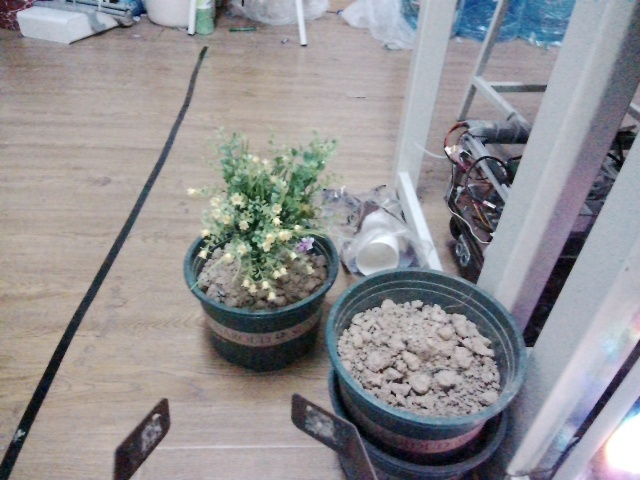
#> input picture src/tracking_pkg/scripts/captured_photos/photo_20250807_074842.jpg, 640 x 480 px, given in place of the camera
$ python canny.py
#> lines starting #> are read from the running program, lines starting #| are printed output that depends on the picture; after the words box and inside, x2 and y2 are one past the last pixel; in counts of white or black regions, pixels touching at a corner belong together
#!/usr/bin/env python3
import cv2
import numpy as np
from math import sqrt
from itertools import combinations

class LineKalmanFilter:
    def __init__(self):
        # 状态变量：[x1, y1, x2, y2, k]
        self.kf = cv2.KalmanFilter(5, 5)

        # 状态转移矩阵（假设线性运动）
        self.kf.transitionMatrix = np.array([
            [1, 0, 0, 0, 0],
            [0, 1, 0, 0, 0],
            [0, 0, 1, 0, 0],
            [0, 0, 0, 1, 0],
            [0, 0, 0, 0, 1]
        ], np.float32)

        # 观测矩阵（直接观测所有状态）
        self.kf.measurementMatrix = np.array([
            [1, 0, 0, 0, 0],
            [0, 1, 0, 0, 0],
            [0, 0, 1, 0, 0],
            [0, 0, 0, 1, 0],
            [0, 0, 0, 0, 1]
        ], np.float32)

        # 过程噪声协方差（调整滤波响应速度）
        self.kf.processNoiseCov = np.eye(5, dtype=np.float32) * 0.01

        # 观测噪声协方差（调整对观测的信任度）
        self.kf.measurementNoiseCov = np.eye(5, dtype=np.float32) * 0.1

    # [75 lines left out: functions is_valid_measurement, update, line_to_line_distance_ratio, not called in this run]

def merge_lines(lines, angle_thresh=5.0, dist_thresh=20.0, overlap_thresh=0.3):
    """合并共线线段"""
    if lines is None or len(lines) == 0:
        return np.empty((0,4), dtype=np.int32)

    # 统一转换为 (N,4) 格式
    lines = lines.reshape(-1,4) if len(lines.shape) == 3 else lines

    # 计算直线参数
    line_params = []
    for x1, y1, x2, y2 in lines:
        if x1 != x2:
            k = (y2 - y1) / (x2 - x1)
            b = y1 - k * x1
            line_params.append(('k', k, b, x1, y1, x2, y2))
        else:
            line_params.append(('v', x1, None, x1, y1, x2, y2))

    # 聚类相似直线
    clusters = []
    for param in line_params:
        line_type, *rest = param
        matched = False

        for cluster in clusters:
            if line_type == cluster['type']:
                if line_type == 'k':
                    # 获取当前聚类中的参考直线（取第一条）
                    ref_line = cluster['lines'][0][2:]  # 取出x1,y1,x2,y2
                    current_line = rest[2:]  # 当前直线的x1,y1,x2,y2
                    avg_k, avg_b = cluster['avg']
                    k, b, _, _, _, _ = rest
                    angle_diff = np.degrees(np.abs(np.arctan(k) - np.arctan(avg_k)))
                    overlap_ratio = line_to_line_distance_ratio(ref_line, current_line)
                    if angle_diff < angle_thresh and overlap_ratio < overlap_thresh:
                        cluster['lines'].append(rest)
                        cluster['avg'] = np.mean([x[:2] for x in cluster['lines']], axis=0)
                        matched = True
                # else:  # 'v'
                #     avg_x = cluster['avg'][0]
                #     x, _, _, _, _, _ = rest
                #     if np.abs(x - avg_x) < dist_thresh:
                #         cluster['lines'].append(rest)
                #         cluster['avg'] = np.mean([x[:1] for x in cluster['lines']], axis=0)
                #         matched = True
                if matched:
                    break

        if not matched:
            clusters.append({
                'type': line_type,
                'lines': [rest],
                'avg': rest[:2] if line_type == 'k' else rest[:1]
            })

    # 生成合并后的直线
    merged = []
    for cluster in clusters:
        if cluster['type'] == 'k':
            points = []
            for (_, _, x1, y1, x2, y2) in cluster['lines']:
                points.extend([(x1,y1), (x2,y2)])
            points = np.array(points)

            # 拟合直线
            [vx, vy, x0, y0] = cv2.fitLine(points, cv2.DIST_L2, 0, 0.01, 0.01).flatten()
            k = vy / vx
            b = y0 - k * x0

            # 计算新端点
            xs = [p[0] for p in points]
            x_min, x_max = min(xs), max(xs)
            y1 = int(k * x_min + b)
            y2 = int(k * x_max + b)
            merged.append([x_min, y1, x_max, y2])
        # [7 lines of commented-out code are left out]

    return merged

def is_valid_black_line(mask, line, check_distance=3, points_per_side=10, diff_threshold=0.5):
    """
    检查是否为真实黑线（通过比较两侧垂直方向的像素值）
    :param mask: 二值化掩膜（黑色区域为0，白色为255）
    :param line: 直线坐标 [x1,y1,x2,y2]
    :param check_distance: 检查的垂直距离（像素）
    :param points_per_side: 每侧采集的点数
    :param diff_threshold: 允许的最大不同值比例（0-1）
    :return: True/False
    """
    x1, y1, x2, y2 = line

    # 计算直线的方向向量和法向量
    dx = x2 - x1
    dy = y2 - y1
    length = np.sqrt(dx*dx + dy*dy)

    # 归一化方向向量和法向量
    if length > 0:
        dx, dy = dx/length, dy/length
    nx, ny = -dy, dx  # 单位法向量

    # 沿直线均匀分布的采样点
    sample_points = []
    for i in np.linspace(0, 1, points_per_side):
        x = x1 + i * (x2 - x1)
        y = y1 + i * (y2 - y1)
        sample_points.append((x, y))

    # 存储两侧的采样点值
    left_side = []
    right_side = []

    for (x, y) in sample_points:
        # 左侧点（法线负方向）
        left_x = int(x - nx * check_distance)
        left_y = int(y - ny * check_distance)

        # 右侧点（法线正方向）
        right_x = int(x + nx * check_distance)
        right_y = int(y + ny * check_distance)

        # 边界检查并收集像素值
        if 0 <= left_x < mask.shape[1] and 0 <= left_y < mask.shape[0]:
            left_side.append(mask[left_y, left_x])
        else:
            left_side.append(0)  # 边界外默认为黑色

        if 0 <= right_x < mask.shape[1] and 0 <= right_y < mask.shape[0]:
            right_side.append(mask[right_y, right_x])
        else:
            right_side.append(0)  # 边界外默认为黑色

    # 比较两侧对应位置的像素值
    diff_count = 0
    total_comparisons = min(len(left_side), len(right_side))

    for i in range(total_comparisons):
        if left_side[i] != right_side[i]:
            diff_count += 1

    # 如果不同值比例超过阈值，返回False
    if diff_count / total_comparisons > diff_threshold:
        return False

    return True

def detect_black_line_from_camera():
    # 初始化摄像头
    cap = cv2.VideoCapture(0)
    if not cap.isOpened():
        print("Error: 无法打开摄像头")
        return

    # 初始化卡尔曼滤波器
    kf = LineKalmanFilter()

    while True:
        # 1. 读取视频帧
        ret, frame = cap.read()
#> frame is the input picture: shape (480, 640, 3); mean B, G, R 147.9, 144.9, 146.2
        if not ret:
            print("Error: 无法读取视频帧")
            break

        # 2. 预处理
        hsv = cv2.cvtColor(frame, cv2.COLOR_BGR2HSV)
#> hsv: shape (480, 640, 3); mean H, S, V 79.6, 34.9, 155.8
        lower_black = np.array([0, 48, 0])
        upper_black = np.array([110, 146, 117])
        mask = cv2.inRange(hsv, lower_black, upper_black)
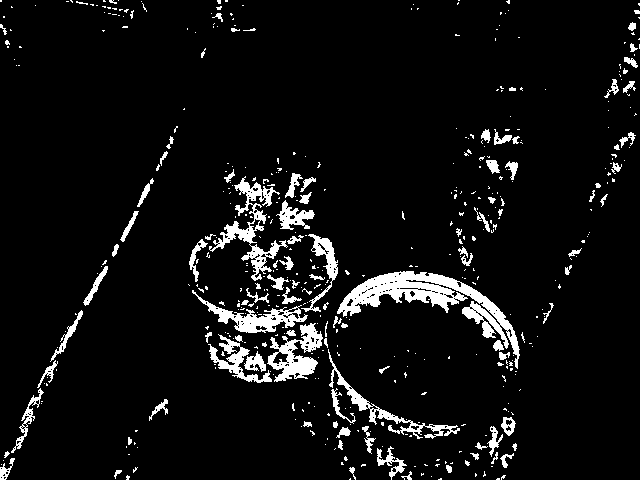
#> mask: shape (480, 640); 6.7% white; 474 white regions (373 under 20 px), largest, box (x1, y1, x2, y2) and area: (337, 271, 520, 369) 4274, (209, 176, 288, 281) 1806, (267, 323, 323, 382) 1479


        # 3. 形态学操作
        kernel = np.ones((10,10), np.uint8)
        mask = cv2.morphologyEx(mask, cv2.MORPH_CLOSE, kernel)
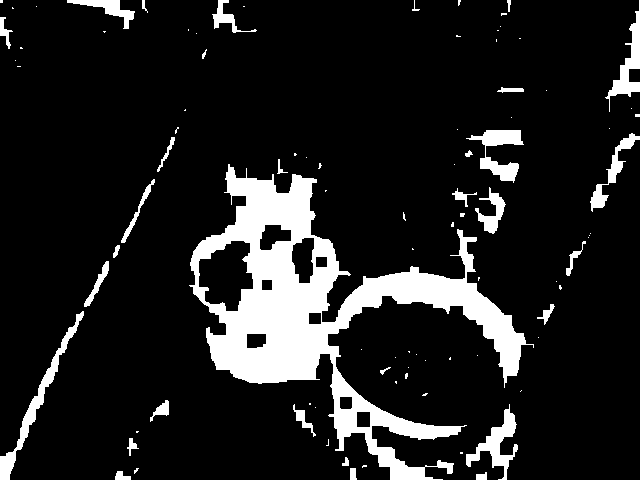
#> mask: shape (480, 640); 12.6% white; 92 white regions (60 under 20 px), largest, box (x1, y1, x2, y2) and area: (189, 164, 534, 480) 28795, (0, 311, 84, 480) 1504, (466, 404, 518, 480) 1199
        cv2.imshow('Mask Result', mask)
        # 4. 边缘检测
        edges = cv2.Canny(mask, 80, 150)
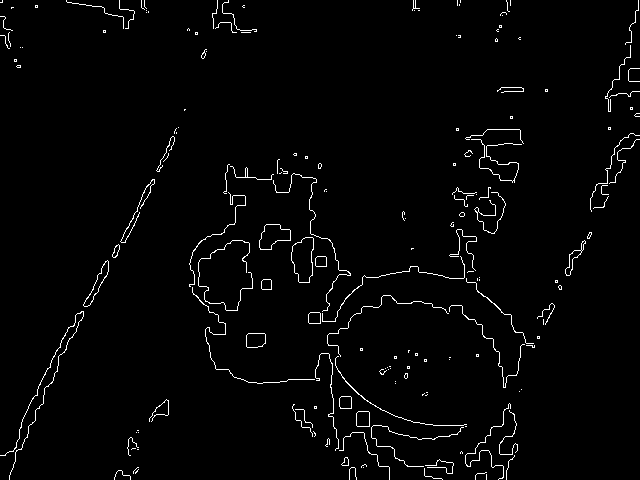
#> edges: shape (480, 640); 2.1% white in thin lines or dots

        # 5. 霍夫变换检测直线
        lines = cv2.HoughLinesP(
            edges,
            rho=1,
            theta=np.pi/180,
            threshold=30,
            minLineLength=70,
            maxLineGap=10
        )
#> lines = [[35, 414, 69, 338]]

        # 6. 绘制检测到的直线（优化版）
        if lines is not None:
            lines = merge_lines(lines)
#> the loop in merge_lines, `for x1, y1, x2, y2 in lines:` made 1 pass
#> (x1, y1, x2, y2, k, b) on pass 1: (35, 414, 69, 338, -2.24, 492.2)
#> after the loop in merge_lines, `for x1, y1, x2, y2 in lines:`: line_params = [('k', -2.24, 492.2, 35, 414, 69, 338)]
#> the loop in merge_lines, `for param in line_params:` made 1 pass
#> after the loop in merge_lines, `for param in line_params:`: clusters = 1 item
#> the loop in merge_lines, `for cluster in clusters:` made 1 pass
#> (points, vx, vy, x0, y0, k, b, x_min) on pass 1: ([[35, 414], [69, 338]], 0.408, -0.913, 52, 376, -2.24, 492.2, 35)
#> after the loop in merge_lines, `for cluster in clusters:`: merged = [[35, 413, 69, 337]]
#> lines = [[35, 413, 69, 337]]
            # 画出所有检测到的直线
            for line in lines:
                if len(line) == 4:
                    x1, y1, x2, y2 = line

                    if is_valid_black_line(mask, line, check_distance=5, points_per_side=10, diff_threshold=0.5):

                        length = np.sqrt((x2 - x1)**2 + (y2 - y1)**2)

                        if length > 200:
                            cv2.line(frame, (x1, y1), (x2, y2), (0, 255, 0), 2)
                            print(f"直线坐标: ({x1},{y1})->({x2},{y2}), leng: {length:.2f} ")
#> this loop made 1 pass
#> (dx in is_valid_black_line, dy in is_valid_black_line, nx in is_valid_black_line) on pass 1: (0.408, -0.913, 0.913)

            # [43 lines of commented-out code are left out]
        cv2.imshow('Black Line Detection', frame)

        # 按ESC退出
        if cv2.waitKey(1) == 27:
#> (key Esc is pressed here)
            break

    # 释放资源
    cap.release()
    cv2.destroyAllWindows()

if __name__ == "__main__":
    detect_black_line_from_camera()
